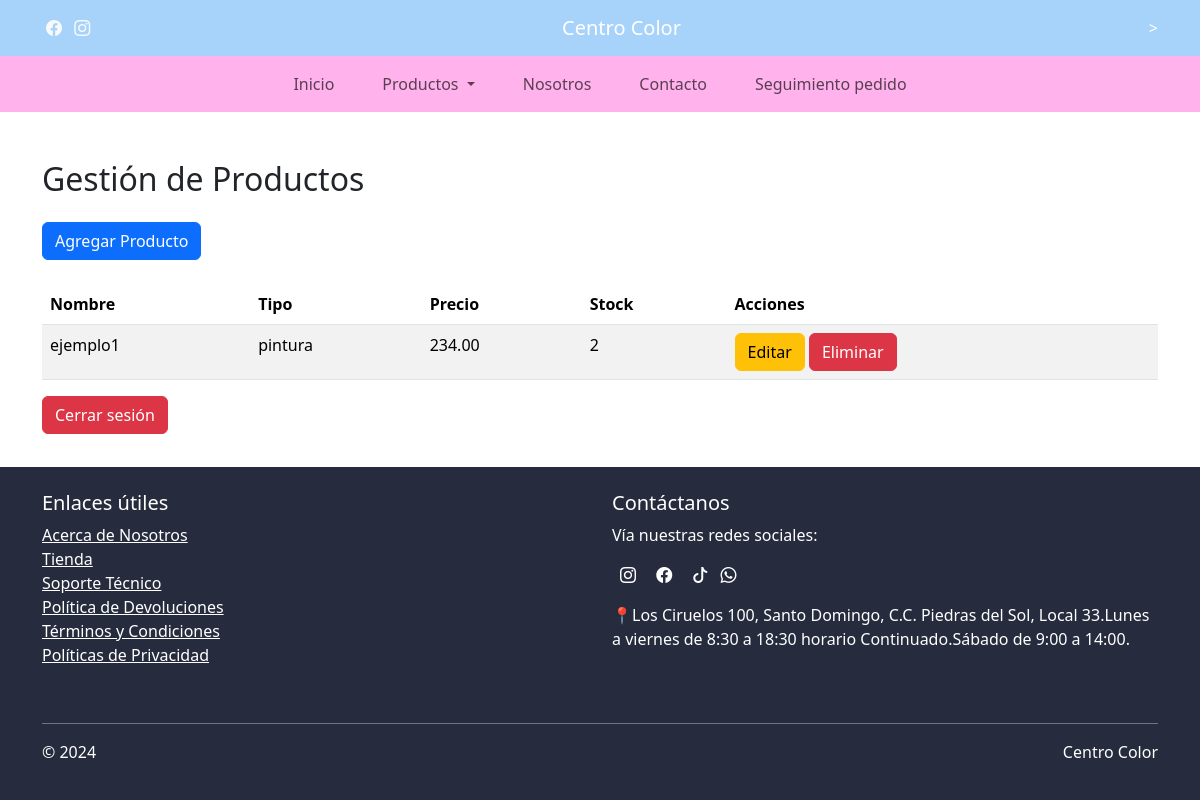
Screenshot of /crud/ (signed in) with the database file from the repository.
### main/models.py (models this page shows, shortened)
class Product(models.Model):
    name = models.CharField(max_length=255, verbose_name="Nombre del Producto")
    type = models.CharField(max_length=100, verbose_name="Tipo de Producto")
    price = models.DecimalField(max_digits=10, decimal_places=2, verbose_name="Precio")
    image = models.ImageField(upload_to='products/', null=True, blank=True, verbose_name="Imagen del Producto")
    stock = models.PositiveIntegerField(default=0, verbose_name="Cantidad en Inventario")
    description = models.TextField(null=True, blank=True, verbose_name="Descripción del Producto")

### main/views.py (the view)
# urls.py: path('crud/', views.crud, name='crud'),
@login_required
def crud(request):
    products = Product.objects.all()  # Obtener todos los productos
    return render(request, 'crud.html', {'products': products})

### main/templates/crud.html (shortened to what this page needs)
<!DOCTYPE html>
<html lang="en">
<head>
    {% load static %}
    <link href="https://cdn.jsdelivr.net/npm/bootstrap@5.3.3/dist/css/bootstrap.min.css" rel="stylesheet"
>
    {% block css %}
    <link rel="stylesheet" href="{% static 'css/stylePrincipal.css' %}">
    {% endblock %}
</head>
<body>
    <header class="py-3" style="background-color: #A7D3FA">
        <div class="container d-flex justify-content-between align-items-center" style="color: white;">
            <div>
                <a href="#" class="text-light mx-1"><i class="bi bi-facebook"></i></a>
                <a href="https://www.instagram.com/centrocolorsantodomingo?igsh=MW1xNGtsajczaHVzbQ%3D%3D"
                    target="_blank" class="text-light mx-1"><i class="bi bi-instagram"></i></a>
            </div>
            <div class="text-center flex-grow-1">
                <h5 class="m-0">Centro Color</h5>
            </div>
            >
        </div>
    </header>
    <nav class="navbar navbar-expand-lg navbar-light" style="background-color: #FFB2EC;">
        <div class="container justify-content-center">
            <ul class="navbar-nav">
                <li class="nav-item mx-3">
                    <a class="nav-link" href="{% url 'index' %}">Inicio</a>
                </li>
                <li class="nav-item dropdown mx-3">
                    <a class="nav-link dropdown-toggle" href="#" id="productosDropdown" role="button"
                        data-bs-toggle="dropdown" aria-expanded="false">
                        Productos
                    </a>
                </li>
                <li class="nav-item mx-3">
                    <a class="nav-link" href="{% url 'nosotros' %}">Nosotros</a>
                </li>
                <li class="nav-item mx-3">
                    <a class="nav-link" href="{% url 'contacto' %}">Contacto</a>
                </li>
                <li class="nav-item mx-3">
                    <a class="nav-link" href="{% url 'seguimiento' %}">Seguimiento pedido</a>
                </li>
            </ul>
        </div>
    </nav>
    <div class="container mt-5">
        <h2 class="mb-4">Gestión de Productos</h2>
        <a href="{% url 'add_product' %}" class="btn btn-primary mb-4">Agregar Producto</a>
        <table class="table table-striped">
            <thead>
                <tr>
                    <th>Nombre</th>
                    <th>Tipo</th>
                    <th>Precio</th>
                    <th>Stock</th>
                    <th>Acciones</th>
                </tr>
            </thead>
            <tbody>
                {% for product in products %}
                <tr>
                    <td>{{ product.name }}</td>
                    <td>{{ product.type }}</td>
                    <td>{{ product.price }}</td>
                    <td>{{ product.stock }}</td>
                    <td>
                        <a href="{% url 'edit_product' product.id %}" class="btn btn-warning">Editar</a>
                        <a href="{% url 'delete_product' product.id %}" class="btn btn-danger">Eliminar</a>
                    </td>
                </tr>
                {% endfor %}
            </tbody>
        </table>
        <form action="{% url 'logout' %}" method="post">
            <button type="submit" class="btn btn-danger">Cerrar sesión</button>
        </form>
    </div>
    <footer class="text-white pt-4" style=" background-color: #262C3D;">
        <div class="container">
            <div class="row">
                <div class="col-md-6 mb-3">
                    <h5>Enlaces útiles</h5>
                    <ul class="list-unstyled">
                        <li><a href="#" class="text-white">Acerca de Nosotros</a></li>
                        <li><a href="#" class="text-white">Tienda</a></li>
                        <li><a href="#" class="text-white">Soporte Técnico</a></li>
                        <li><a href="#" class="text-white">Política de Devoluciones</a></li>
                        <li><a href="#" class="text-white">Términos y Condiciones</a></li>
                        <li><a href="#" class="text-white">Políticas de Privacidad</a></li>
                    </ul>
                </div>
                <div class="col-md-6 mb-3">
                    <h5>Contáctanos</h5>
                    <p>Vía nuestras redes sociales:</p>
                    <div>
                        <a href="#" class="text-white mr-3 mx-2"><i class="bi bi-instagram"></i></a>
                        <a href="#" class="text-white mr-3 mx-2"><i class="bi bi-facebook"></i></a>
                        <a href="#" class="text-white mr-3 mx-2"><i class="bi bi-tiktok"></i></a>
                        <a href="#" class="text-white"><i class="bi bi-whatsapp"></i></a>
                    </div>
                    <p class="mt-3">📍Los Ciruelos 100, Santo Domingo, C.C. Piedras del Sol, Local 33.Lunes a viernes de
                        8:30 a 18:30 horario Continuado.Sábado de 9:00 a 14:00.</p>
                </div>
            </div>
            <div class="text-center py-3 mt-4 border-top border-secondary">
                <div class="d-flex justify-content-between">
                    <span>&copy; 2024</span>
                    <span>Centro Color</span>
                </div>
            </div>
        </div>
    </footer>
    <link rel="stylesheet"
        href="https://cdnjs.cloudflare.com/ajax/libs/bootstrap-icons/1.10.3/font/bootstrap-icons.min.css">
</body>
</html>

### main/templates/crud.html (style rules this page uses)
body { display: flex; flex-direction: column; min-height: 100vh; }
.container { flex: 1; }
footer { margin: 0; padding-top: 20px; padding-bottom: 20px; }

### rows the page displays
Product: name "ejemplo1", type "pintura", price "234.00", stock "2"
